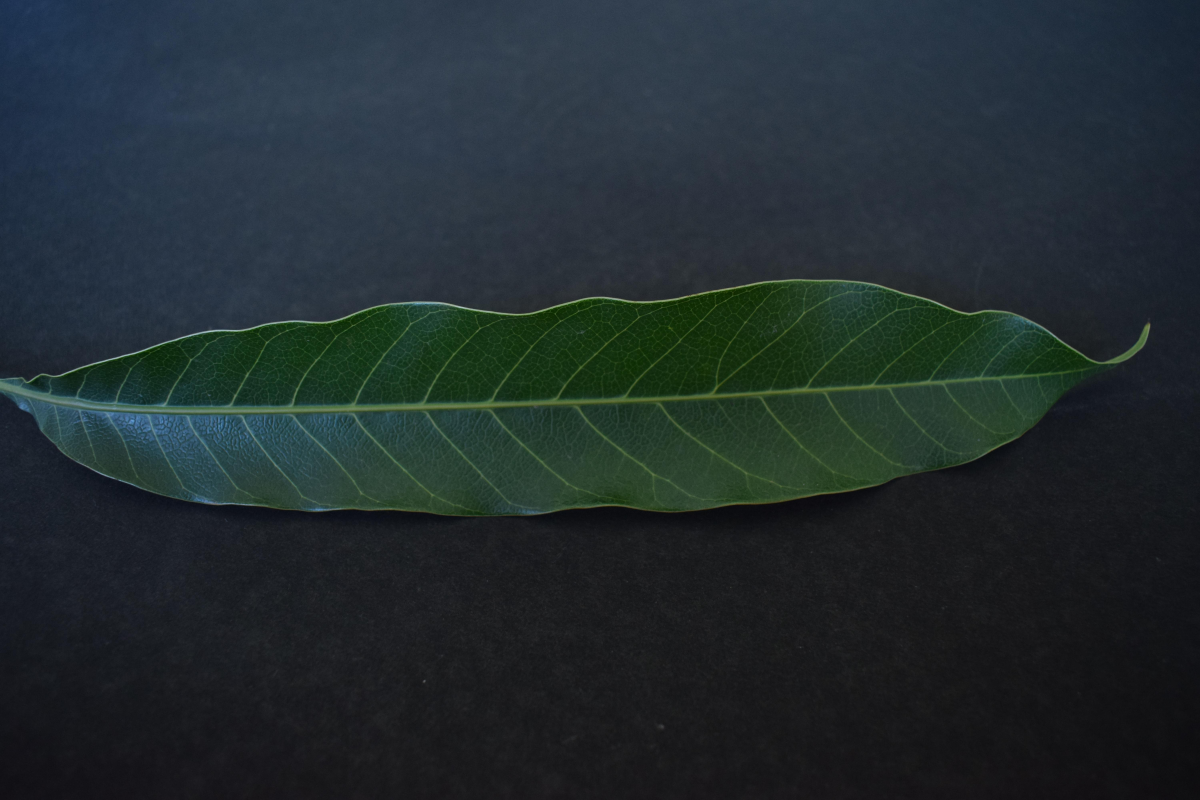
#> input picture dataset/0001_0001.JPG, 6000 x 4000 px (shown at 1/5 size); its folder holds 4 pictures in this run
$ python KNN.py
#> lines starting #> are read from the running program, lines starting #| are printed output that depends on the picture
#importing array of image
import cv2
from sklearn.neighbors import KNeighborsClassifier as KNN
import numpy as np
import glob
#function to import bunch of image from folder, its returning tuple of image
def import_image (files):
    X_data = []
    for myFile in files:
        image = cv2.imread (myFile)
#> image is the input picture: shape (4000, 6000, 3); mean B, G, R 47.2, 44.2, 33.9
        #resize
        scale_percent = 10 # percent of original size
        width = int(image.shape[1] * scale_percent / 100)
#> width = 600
        height = int(image.shape[0] * scale_percent / 100)
#> height = 400
        dim = (width, height)
#> dim = (600, 400)
        resized = cv2.resize(image, dim, interpolation = cv2.INTER_AREA)
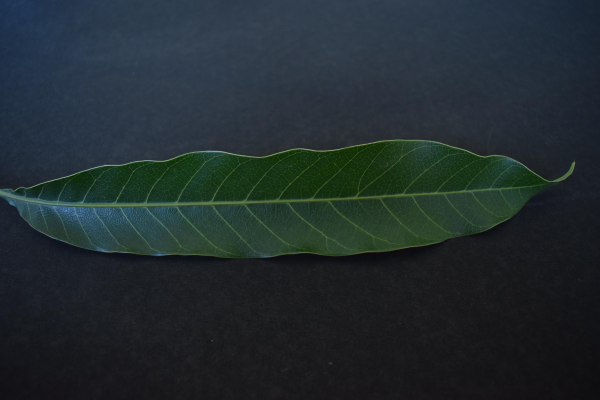
#> resized: shape (400, 600, 3); mean B, G, R 47.2, 44.2, 33.9
        hist,bins = np.histogram(resized,256,[0,256])
#> hist = 256 values, max 31197 at index 26, min 0 at index 0, mean 2812.5; bins = 257 values from 0 to 256
        hist = np.transpose(hist[0:18,np.newaxis])
        #append resized image
        X_data.append(hist)
#> pass 2 of the loop in import_image, `for myFile in files:`:
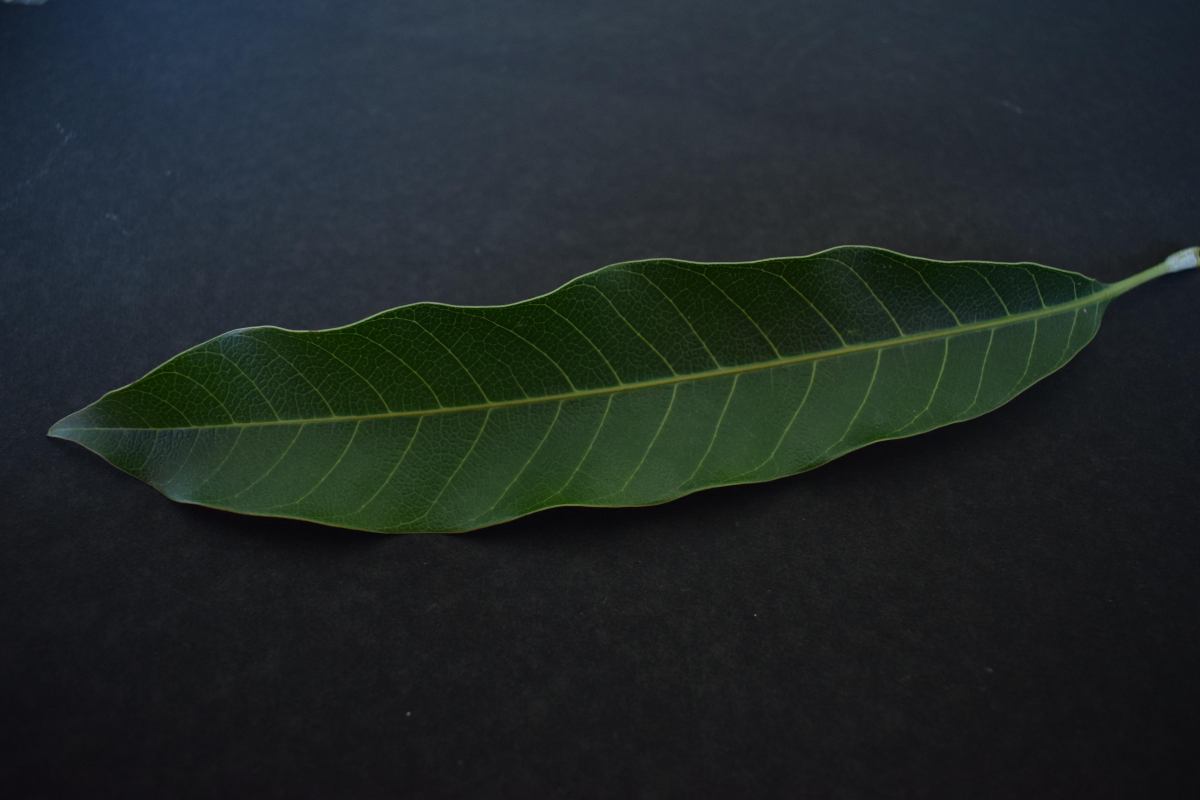
#> input picture dataset/0001_0002.JPG, 6000 x 4000 px (shown at 1/5 size)
#> in import_image, image is the input picture: shape (4000, 6000, 3); mean B, G, R 39.6, 39.8, 32.2
#> in import_image, `resized = cv2.resize(image, dim, interpolation = cv2.INTER_AREA)`:
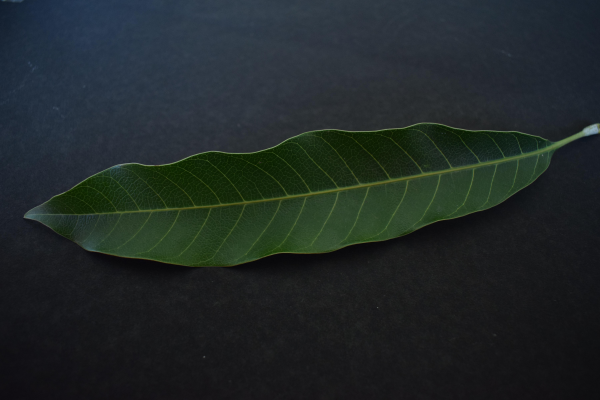
#> resized: shape (400, 600, 3); mean B, G, R 39.6, 39.8, 32.2
#> hist = 256 values, max 33456 at index 25, min 0 at index 172, mean 2812.5
#> pass 3 of the loop in import_image, `for myFile in files:`:
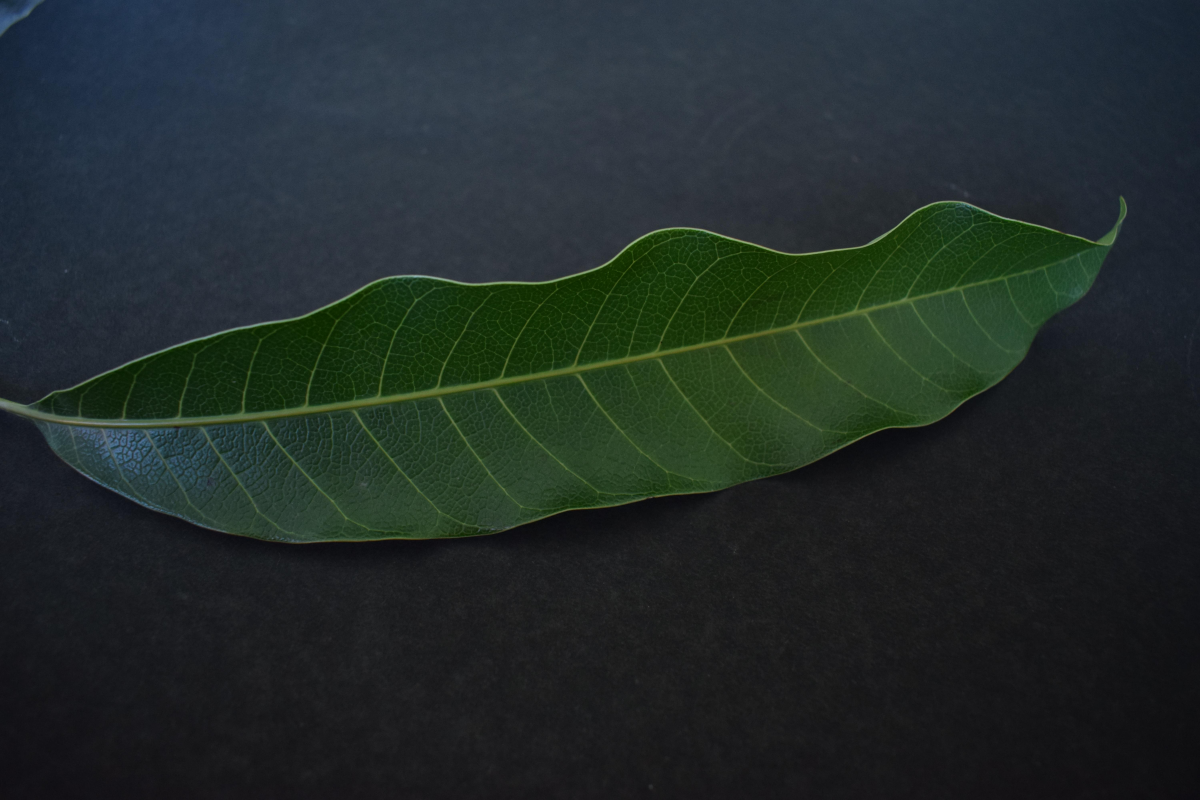
#> input picture dataset/0001_0003.JPG, 6000 x 4000 px (shown at 1/5 size)
#> in import_image, image is the input picture: shape (4000, 6000, 3); mean B, G, R 42, 43.6, 33.9
#> in import_image, `resized = cv2.resize(image, dim, interpolation = cv2.INTER_AREA)`:
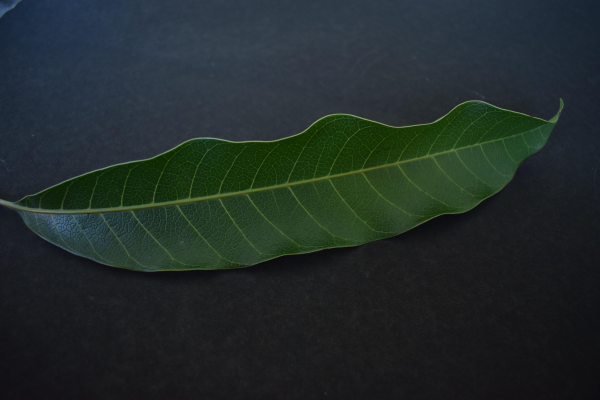
#> resized: shape (400, 600, 3); mean B, G, R 42, 43.6, 33.9
#> hist = 256 values, max 33004 at index 28, min 0 at index 159, mean 2812.5
#> the loop made 4 passes; the first 3 are shown
    return X_data


#X_data = []

files_training = glob.glob ("dataset/*.jpg")
X_data = import_image(files_training)
files_testing = glob.glob ("datatraining/*.jpg")
X_testing = import_image(files_testing)

'''
for myFile in files:
    image = cv2.imread (myFile)
    #resize
    scale_percent = 10 # percent of original size
    width = int(image.shape[1] * scale_percent / 100)
    height = int(image.shape[0] * scale_percent / 100)
    dim = (width, height)
    resized = cv2.resize(image, dim, interpolation = cv2.INTER_AREA)
    hist,bins = np.histogram(resized,256,[0,256])
    hist = np.transpose(hist[0:18,np.newaxis])
    #append resized image
    X_data.append(hist)
    '''
'''
#to test the imported image
cv2.imshow('Hello World', X_data[1])
cv2.waitKey(0)
cv2.destroyAllWindows()

'''
#class of data training
response = np.array([1,1,1,1,1,1,1,1,1,1,2,2,2,2,2,2,2,2,2,2]).astype(np.float32)
#convert to 1d array
datafin = np.concatenate((X_data[:]),axis=0)
#> (the run stopped early here; a loop or call above may not have finished)
